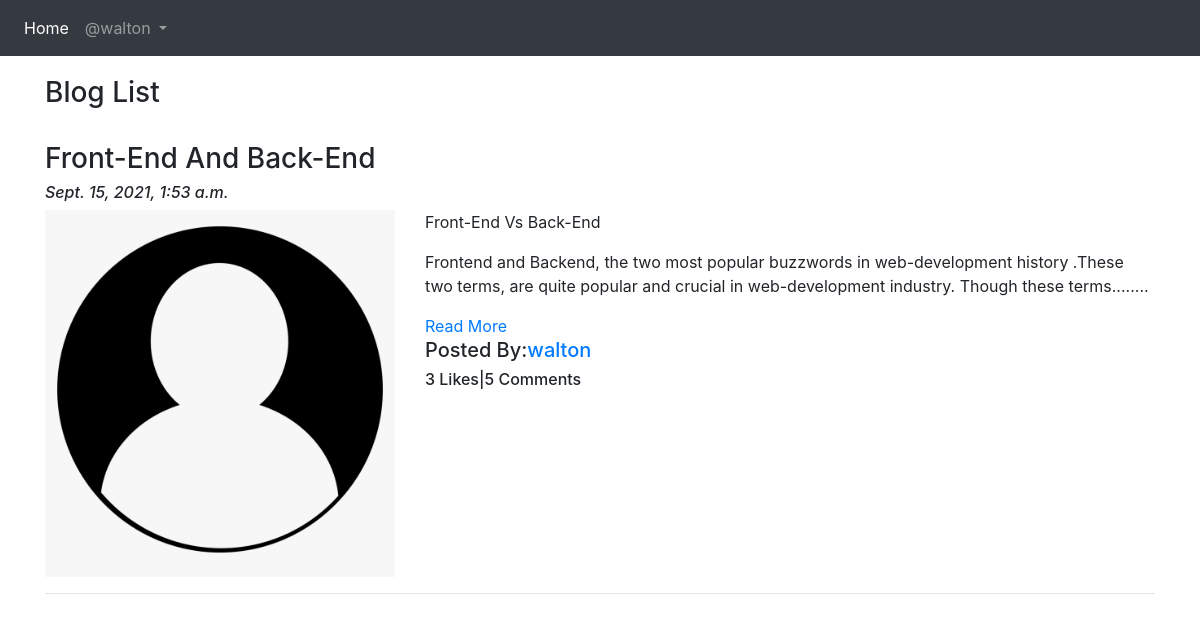
Page /blog/ (signed in) on the committed database.
### App_Blog/models.py (models this page shows, shortened)
class Blog(models.Model):
    author=models.ForeignKey(User,on_delete=models.CASCADE,related_name='post_author')
    blog_title=models.CharField(max_length=264,verbose_name='Put a title')
    slug=models.SlugField(max_length=264,unique=True)
    blog_content=models.TextField(verbose_name='What is on your mind?')
    blog_image=models.ImageField(upload_to='blog_images',verbose_name='Image')
    publish_date=models.DateTimeField(auto_now_add=True)
    update_date=models.DateTimeField(auto_now=True)
    class Meta:
        ordering=['-publish_date']

### App_Blog/views.py (the view)
# urls.py: path('',views.BlogList.as_view(),name='blog_list'),
class BlogList(ListView):
    context_object_name='blogs'
    model=Blog
    template_name='App_Blog/blog_list.html'

### App_Blog/templatetags/custom_filters.py (called while the page is built)
def range_filter(value):
    return value[0:200]+"........"

### templates/App_Blog/blog_list.html (shortened to what this page needs)
{% extends 'base.html' %}
{% load custom_filters %}
{% block body_block %}
<h3>Blog List</h3>
<br>
{% for blog in blogs %}
<h3>{{blog.blog_title}}</h3>
<h6><i>{{blog.publish_date}}</i></h6>
<div class="row">
  <div class="col-md-4">
    <img src="/media/{{blog.blog_image}}" alt="img" title="{{blog.blog_title}}"width="100%">
  </div>
  <div class="col-md-8">
{{blog.blog_content|range_filter|linebreaks}}<a href="{% url 'App_Blog:blog_details' id=blog.id %}">Read More</a>
<h5>Posted By:<a href="#">{{blog.author}}</a></h5>
<h6>
{{blog.likes_blog.count}} Likes|{{blog.blog_comment.count}} Comments</h6>
  </div>
</div>
<hr>
{% endfor %}
{% endblock %}

### templates/base.html (shortened to what this page needs)
<!DOCTYPE html>
<html lang="en" dir="ltr">
  <head>
    <link rel="stylesheet" href="https://maxcdn.bootstrapcdn.com/bootstrap/4.4.1/css/bootstrap.min.css">
<link rel="stylesheet" href="https://cdnjs.cloudflare.com/ajax/libs/font-awesome/4.7.0/css/font-awesome.min.css">
  </head>
  <body>
    <nav class="navbar navbar-expand-sm bg-dark navbar-dark">
      <ul class="navbar-nav">
        <li class="nav-item active">
<a href="{% url 'index' %}" class="nav-link">Home</a>
        </li>
{% if user.is_authenticated %}
<div class="nav-item dropdown">
  <a href="#" class="nav-link dropdown-toggle" id="navbardrop" data-toggle="dropdown">
@{{user.username}}
  </a>
</div>
{% endif %}
    </ul>
</nav>
    <div class="container" style="padding-top:20px">
      {% block body_block %}
      {% endblock %}
    </div>
  </body>
</html>

### rows in the picture
Blog: blog_title "Front-End And Back-End", publish_date "Sept. 15, 2021, 1:53 a.m.", blog_image (placeholder picture), blog_content|range_filter "Front-End Vs Back-End Frontend and Backend, the two most popular buzzwords in web-development history .These two terms, are quite popular and crucial in web-development industry. Though these terms........", author "walton", likes_blog.count "3", blog_comment.count "5"

### other values in the picture
{{ user.username }} "walton"
